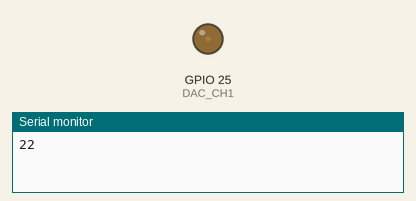
Simulated run of this sketch. Board: ESP32. On the bench: output pins drawn as LEDs (lit = HIGH), the last lines printed to the serial monitor.

Above: at 0.05 s.
At 1.45 s:
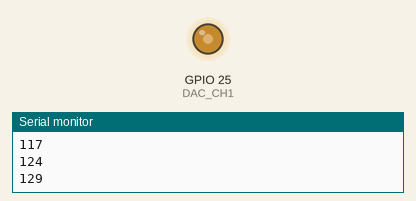
At 2.6 s:
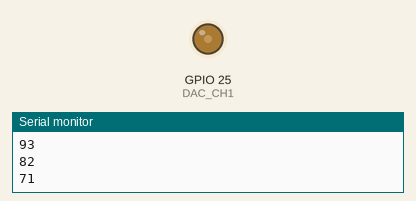
Timing chart, 0 to 6.6 s (numbered marks = the images above):
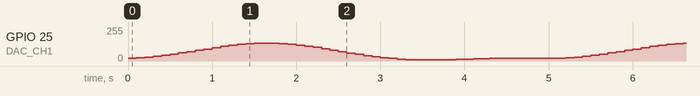

The sketch:

breathingmodel.ino
```cpp
#define DAC_CH1 25

float P[] = { 1.581, -5.534, 0.5523 };
float w[] = { 1.214, 0.001414, 2.401 };
float c[] = { -0.3132, 3.297, -2.381 };

float R[] = { 1.137, 1.137 };
float C[] = { 0.1066, 0.0533 };
float tao[2][2] = { { 2.115, 0.5289 }, { 0.2198, 1.0320 } };
float t = 0;
int maxval = 0;
int minval = 0;

void setup() {
  Serial.begin(9600);

}

void loop() {
  int result = twocomplinear(t);
  int dacout = normalise(result, -100, 1000);
  dacWrite(DAC_CH1, dacout);
  Serial.println(dacout);
  t += 0.1;
  if (t > 5) {
    t = 0;
  }
  delay(100);
}

int twocomplinear(float t) {
  float result = 0;
  for (int i = 0; i < 3; i++) {
    for (int lung = 0; lung < 2; lung++) {
      result += P[i] * C[lung] * (sin(w[i] * t + c[i]) - w[i] * (sq(R[lung] * C[lung]) * cos(w[i] * t + c[i])) / (1 + w[i] * w[i] * (sq(R[lung] * C[lung]))));
    }
  }
  return (int)(result * 1000);
}

int normalise(int x, int xmin, int xmax) {
  int a = 0;
  int b = 256;
  return a + (((x - xmin) * (b - a)) / (xmax - xmin));
}
```
